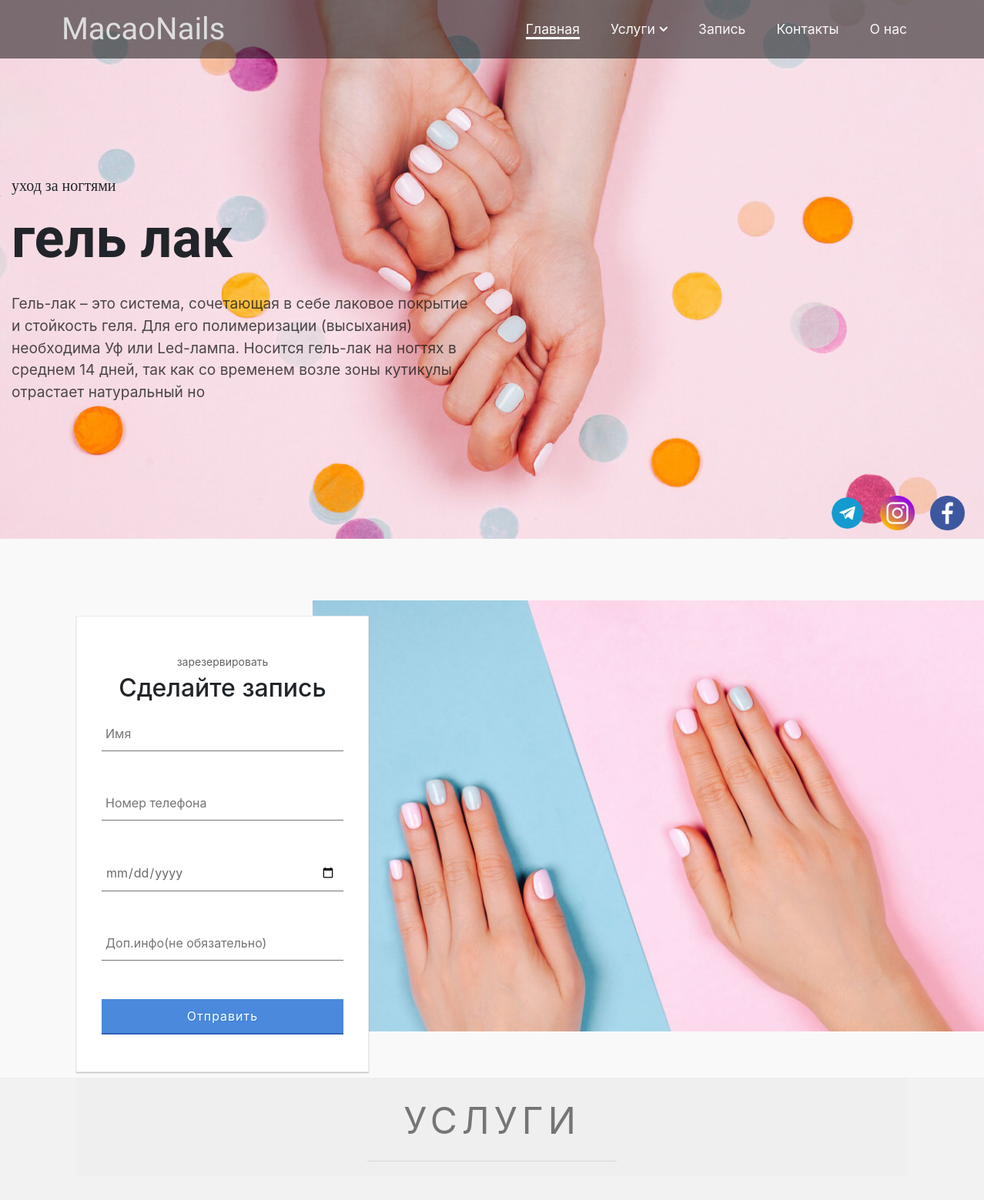
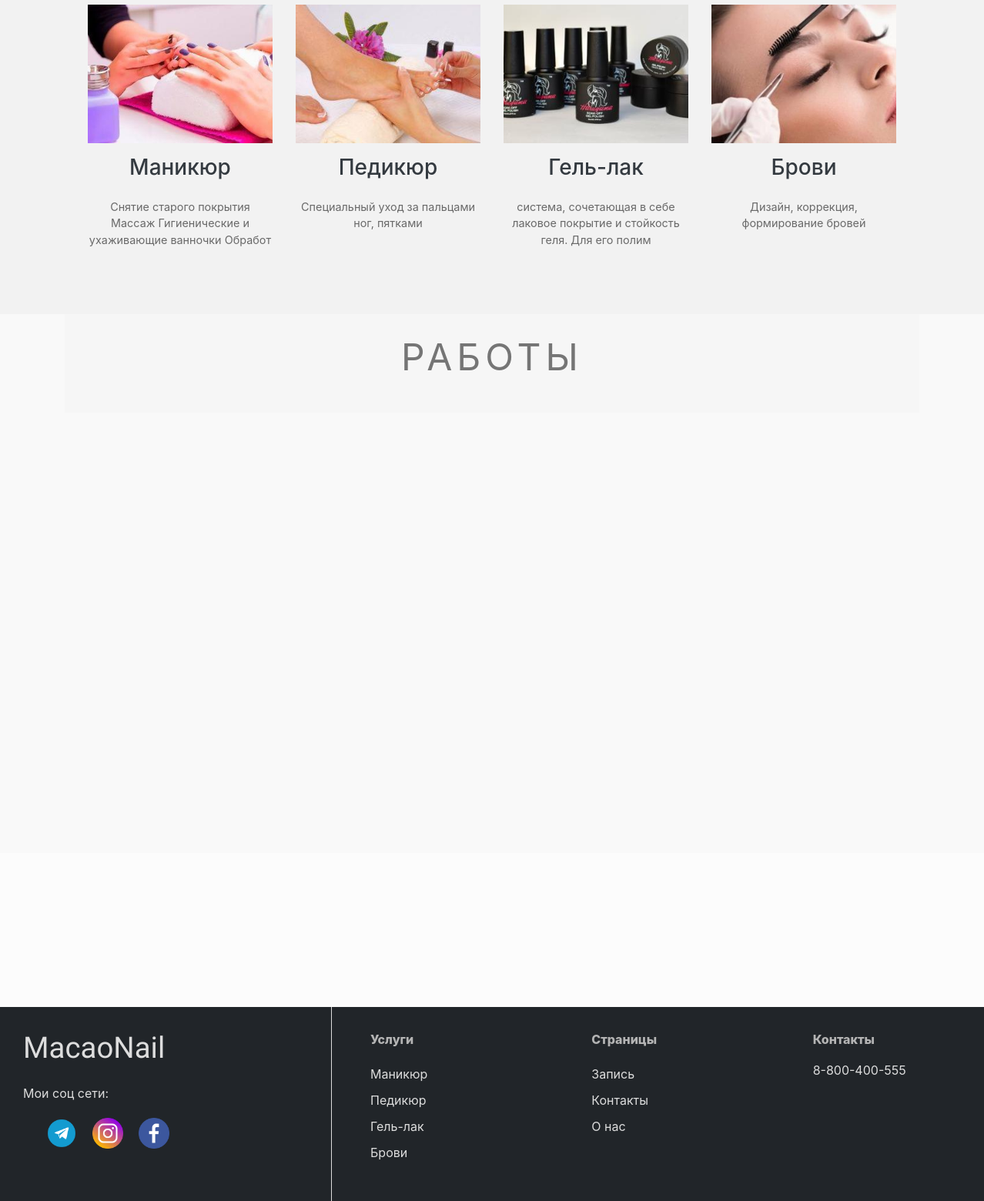
The page / on the database its author committed (2 pictures, top to bottom).
### nail/models.py (models this page shows, shortened)
class Pages(models.Model):
    name = models.CharField('Название', max_length=50)
    description = models.CharField('Описание', max_length=200, blank=True)
    content = models.TextField('Контент', max_length=5000)
    url = models.SlugField(max_length=100, unique=True, null=True)
    class Meta:
        verbose_name = 'Страница'
        verbose_name_plural = 'Страницы'

class Header(models.Model):
    title = models.CharField('Название', max_length=20, blank=True)
    description = models.CharField('Описание', max_length=20)
    content = models.TextField('Содержание', max_length=250)
    insta = models.CharField('Инстаграм', max_length=100, blank=True)
    facebook = models.CharField('Фейсбук', max_length=100, blank=True)
    telegram = models.CharField('Телеграм', max_length=100, blank=True)
    class Meta:
        verbose_name = 'Главная страница(шапка)'
        verbose_name_plural = 'Главная страница(шапка)'
    def get_services(self):
        services = Services.objects.all()
        return services

class Services(models.Model):
    name = models.CharField('Название', max_length=20)
    content = models.TextField('Описание', max_length=5000)
    picture = models.ImageField('Фотография', upload_to='services/')
    url = models.SlugField(max_length=100, unique=True, null=True)
    class Meta:
        verbose_name = 'Услуга'
        verbose_name_plural = 'Услуги'

### nail/views.py (the view)
# urls.py: path('', views.Home.as_view()),
class Home(ListView):
    model = Header
    template_name ='site/base.html'

### nail/templatetags/nail_tags.py (called while the page is built)
@register.inclusion_tag('tags/services.html')
def get_services():
    services = Services.objects.all()
    return {'services':services}

@register.inclusion_tag('tags/pages.html')
def get_pages():
    pages = Pages.objects.order_by('id')
    return {'pages': pages}

@register.inclusion_tag('tags/footer_services.html')
def get_footer_serv():
    services = Services.objects.all()
    return {'services': services}

@register.inclusion_tag('tags/footer_social.html')
def get_footer_social():
    social = Header.objects.all()
    return {'social': social}

### nail/templates/site/base.html (shortened to what this page needs)
{% extends 'base.html' %}
{% block header %}
<section>
 <header class="bg">
{% include 'include/header.html' %}
    {% for header in header_list %}
    <div class="head_info" >
        <div class="row">
            <div class="container" style="max-width:1350px;">
            <div class="col-md-6 head_text">
                <span class="h-title">{{header.title}}</span>
                <p class="h-descr">{{header.description}}</p>
                 <span class="h-content" style="font-size:1.2rem;">{{header.content}}
                 </span>
            </div>
            <div class="col-md-12">
                <ul class="h-soc">
                    {% if header.telegram %}
                    <li><a class="instagram" href="{{header.telegram}}"><img src="../images/soc_ico/telegram.png"></a></li>
                    {% endif %}
                    {% if header.insta %}
                    <li><a class="telegram" href="{{header.insta}}"><img src="../images/soc_ico/insta.png"></a></li>
                    {% endif %}
                    {% if header.facebook %}
                    <li><a class="facebook" href="{{header.facebook}}"><img src="../images/soc_ico/facebook.png"></a></li>
                    {% endif %}
                </ul>
            </div>
             </div>
        </div>
    </div>
    {% endfor %}
</header>
</section>
{% endblock header %}
{% block content %}
    {% for header in header_list %}
<section id="body_reserv">
    <div class="body_wrap">
        <div class="container">
            <div class="col-md-12 body_center">
                <form class="form"  action="{% url 'reserv_form' %}" method="POST">
                    <div class="form_text">
                             <center>
                        <p>зарезервировать</p>
                        <h2>Сделайте запись</h2>
                            </center>
                    </div>
                      <div class="group">
                        <input type="text" name="name" placeholder="Имя">
                      </div>
                      <div class="group">
                        <input type="text" name="phone" placeholder="Номер телефона">
                      </div>
                      <div class="group">
                        <input type="date" name="time" style="color:#696969;" placeholder="На какое число">
                      </div>
                      <div class="group">
                        <input type="text" name="description" placeholder="Доп.инфо(не обязательно)">
                      </div>
                      <button type="submit" class="button buttonBlue">Отправить
                      </button>
                   </form>
                <div class="img_wrap">
                    <img src="../images/1.jpg" alt="">
                </div>
            </div>
        </div>
    </div>
</section>
<div class="sec_service">
    <div class="body_services">
        <div class="container">
            <div class="col-md-12">
                <div class="services_wrap">
                    <p style="color:#757575;">Услуги</p>
                </div>
                <hr style="width: 30%;margin-top:-20px">
            </div>
        </div>
        <div class="services_cont" style="display:flex;padding-top:40px;">
            <div class="container">
                <div class="col-md-12">
                    <div class="service">
                        {% for service in header.get_services %}
                        <div class="col-md-3 col-sm-6 col-xsm-12">
                            <center>
                            <div class="service_cont">
                                <div class="service_img">
                                     <a href="{{service.url}}">
                                        <img src="{{service.picture.url}}" alt="">
                                     </a>
                                </div>
                                <div class="service_info">
                                     <center>
                                    <a href="{{service.url}}">
                                        <h3>{{ service.name }}</h3>
                                    </a>
                                    <p>{{ service.content|slice:":75"|safe }}</p>
                                     </center>
                                </div>
                            </div>
                            </center>
                    </div>
                        {% endfor %}
                    </div>
                </div>
             </div>
        </div>
    </div>
</div>
<section class="seс_insta ">
    <div class="col-md-12">
        <div class="container">
                <div class="services_wrap">
                    <p style="color:#757575;">Работы</p></div>
        </div>
        <div class="col-md-12">
        </div>
    </div>
</section>
{% endfor %}
{% endblock content %}

### nail/templates/base.html (shortened to what this page needs)
<!DOCTYPE html>
{% load static %}
<html lang="en">
<head>
        <link rel="stylesheet" href="{% static 'css/style.css' %}" type="text/css" media="all">
        <link rel="stylesheet" href="{% static 'css/bootstrap.css' %}" type="text/css" media="all">
        <link rel="stylesheet" href="https://stackpath.bootstrapcdn.com/font-awesome/4.7.0/css/font-awesome.min.css">
</head>
<body style='overflow-x:hidden; background:rgba(0, 0, 0, 0.01);'>
{% block header %}
{% endblock header %}
{% block content %}
{% endblock content %}
{% include 'include/footer.html' %}
</body>
</html>

### nail/templates/include/header.html (shortened to what this page needs)
{% load nail_tags %}
<div class="header">
    <div class="col-md-12">
        <div class="row">
            <div class="navbar">
                <div class="logo">
                    <a href="/" style="color:#ddd;">MacaoNails</a>
                </div>
                <ul class="nav">
                    <li>
                        <a href="/" style="border-bottom: 3px solid;">Главная</a>
                    </li>
                        <li class="dropdown">
                          <a class="dropbtn" style="color:#f9f9f9;">Услуги <span class="fa fa-angle-down" style="font-weight:900;" aria-hidden="true"></span></a>
                        </li>
                        {% get_pages %}
                </ul>
            </div>
        </div>
    </div>
</div>

### nail/templates/tags/pages.html
{% for page in pages %}
<li>
    <a href="../page/{{page.url}}">{{page.name}}</a>
</li>
{% endfor %}

### nail/templates/include/footer.html
{% load nail_tags %}
<div class="footer">
    <div class="footer_wrap" style="display:flex;height:100%;">
        <div class="col-md-12 f-wrap" style="display:flex;">
            <div class="footer-left col-md-4">
                <h3 class="footer-logo">
                    MacaoNail
                </h3>
                <div class="footer-social">
                    <span style="color:#ddd;">Мои соц сети:</span>
                    {% get_footer_social %}
                </div>
            </div>
            <div class="footer-right col-md-8" style="display:flex;">
        <div class="col-md-4 footer_list hyde">
            <p style="color:#b4b4b4;font-weight:800;">Услуги</p>
            {% get_footer_serv %}
        </div>
        <div class="col-md-4 footer_list hyde">
            <p style="color:#b4b4b4;font-weight:800;">Страницы</p>
            <div class="footer-pages">
               {% get_pages %}
            </div>
        </div>
        <div class="col-md-4 footer_list">
            <p style="color:#b4b4b4;font-weight:800;">Контакты</p>
            <span style="color:#ddd;">8-800-400-555</span>
        </div>
            </div>
        </div>
    </div>
</div>

### nail/templates/tags/footer_social.html
              {% for social in social %}
                <ul class="footer_soc">
                    {% if social.telegram %}
                    <li><a class="instagram" href="{{social.telegram}}"><img src="../images/soc_ico/telegram.png"></a></li>
                    {% endif %}
                    {% if social.insta %}
                    <li><a class="telegram" href="{{social.insta}}"><img src="../images/soc_ico/insta.png"></a></li>
                    {% endif %}
                    {% if social.facebook %}
                    <li><a class="facebook" href="{{social.facebook}}"><img src="../images/soc_ico/facebook.png"></a></li>
                    {% endif %}
                </ul>
              {% endfor %}

### nail/templates/tags/footer_services.html
<ul style="list-style:none; padding-left:0;">
    {% for services in services %}
    <li style="padding:5px 0;">
        <a href="{{services.url}}" style="color:#ddd;">{{services.name}}</a>
    </li>
    {% endfor %}
</ul>

### static/css/style.css (style rules this page uses)
section { height: 700px; background: rgba(0, 0, 0, 0.01); }
.header { background-color: rgba(0,0,0,0.5); }
.navbar { width: 90%; margin: auto; }
.logo { font-family: 'Dancing Script', cursive; font-size: 2.5rem; color: #f9f9f9; }
.bg { background-image: url('../images/bg1.jpg'); background-position:center; height: 700px; }
.nav { display:flex; float: right; }
.nav li { padding: 0 20px; }
.nav li a { font-size: 1.1rem; color: #f9f9f9; }
.head_info { padding-top: 150px; }
.dropdown { position: relative; display: inline-block; }
.h-title { font-family: 'Spectral SC', serif; font-size: 20px; }
.h-descr { font-family: 'Russo One', sans-serif; font-weight:bold; font-size:4.5rem; }
.h-content { width: 90%; color: #171717c2; }
.h-soc { list-style: none; display: flex; float:right; padding-top: 120px; }
.h-soc img { width: 45px; height: auto; }
.h-soc a { padding: 0 10px; }
#body_reserv { height: 700px; background: rgba(0, 0, 0, 0.01); }
.body_center { padding: 80px 0; }
.form { float: left; position: relative; z-index: 200; margin-top: 20px; }
.form_text p { font-size: 14px; color : #636363; margin-bottom: 5px; }
.form_text h2 { padding-bottom: 10px; }
.img_wrap { height: 400px; }
.img_wrap img { max-width: 100%; height: 100%; object-fit: cover; position: absolute; z-index: 100; left: 322px; }
form { width: 380px; padding: 3em 2em 2em 2em; background: #fff; border: 1px solid #ebebeb; box-shadow: rgba(0,0,0,0.14902) 0px 1px 1px 0px,rgba(0,0,0,0.09804) 0px 1px 2px 0px; }
.group { position: relative; margin-bottom: 45px; }
input { font-size: 18px; padding: 10px 10px 10px 5px; -webkit-appearance: none; display: block; background: #fff; background: rgb(0, 0, 0,); width: 100%; border: none; border-radius: 0; border-bottom: 1px solid #757575; }
.button { position: relative; display: inline-block; padding: 12px 24px; margin: .3em 0 1em 0; width: 100%; vertical-align: middle; color: #fff; font-size: 16px; line-height: 20px; -webkit-font-smoothing: antialiased; text-align: center; letter-spacing: 1px; background: transparent; border: 0; border-bottom: 2px solid #3160B6; cursor: pointer; transition: all 0.15s ease; }
.buttonBlue { background: #4a89dc; text-shadow: 1px 1px 0 rgba(39, 110, 204, .5); }
.body_services { background: rgba(0, 0, 0, 0.04); }
.services_wrap { text-align: center; padding: 20px 0; font-size: 3rem; text-transform: uppercase; letter-spacing: 6px; background: rgba(0, 0, 0, 0.01); }
.service { display: flex; padding-bottom: 70px; flex-wrap: wrap; }
.service_info a { color: #343a40; }
.service_img { width: 100%; }
.service_img img { min-height: 180px; max-height: 180px; max-width: 100%; object-fit: cover; }
.service_info h3 { padding: 15px 0; }
.service_info p { font-size: 0.9rem; color: #696969; }
.sec_service { max-height: 1500px; }
.footer { width: 100%; min-height: 200px; background-color: #212529; position: absolute; margin-top: 200px; }
.footer_list { color: #ddd; padding: 30px 0; margin-left: 20px; }
.footer-left { border-right: 1px #ddd solid; height: 100%; }
.footer-logo { padding: 30px 0; font-family: 'Dancing Script', cursive; color: #ddd; font-size: 2.4rem; padding-bottom: 15px; }
.footer_soc { display: flex; list-style: none; padding: 20px; }
.footer_soc img { height: 40px; padding: 0 10px; }
.footer-pages { list-style: none; }
.footer-pages a, .footer-pages a:hover { color: #ddd; }
.footer-pages li { padding: 5px 0; }

### rows shown on the page
Pages: name "Запись"
Pages: name "Контакты"
Pages: name "О нас"
Header: title "уход за ногтями", description "гель лак", content "Гель-лак – это система, сочетающая в себе лаковое покрытие и стойкость геля. Для его полимеризации (высыхания) необходима Уф или Led-лампа. Носится гель-лак на ногтях в среднем 14 дней, так как со временем возле зоны кутикулы отрастает натуральный но"
Services: picture (picture), name "Маникюр", content "Снятие старого покрытия Массаж Гигиенические и ухаживающие ванночки Обработ"
Services: picture (picture), name "Педикюр", content "Специальный уход за пальцами ног, пятками"
Services: picture (picture), name "Гель-лак", content "система, сочетающая в себе лаковое покрытие и стойкость геля. Для его полим"
Services: picture (picture), name "Брови", content "Дизайн, коррекция, формирование бровей"
